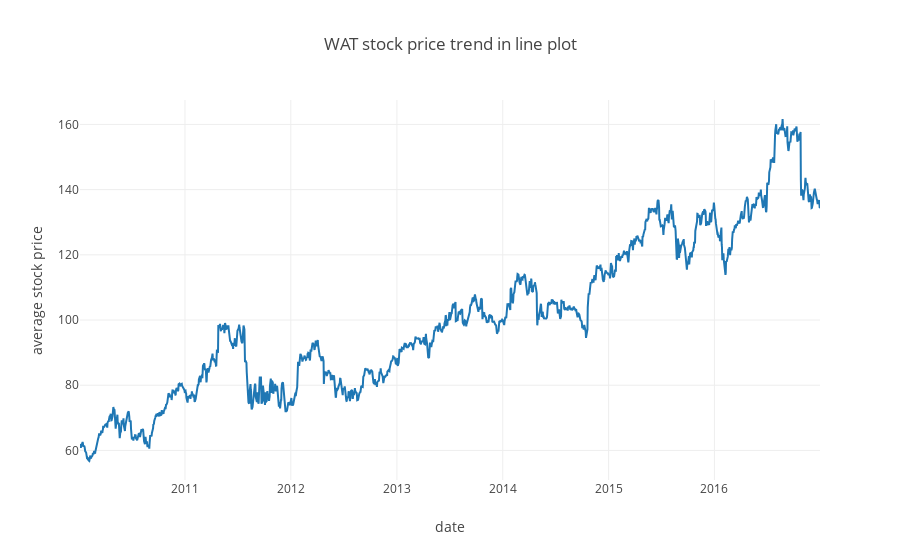

Notebook source saved alongside this figure:
### Markdown cell above
In this plot I choose the candlestick chart as visual encoding.In this plot the x-axis reresent the time and the y-axis looks like a box and users and easily find the start,end,high price and low price for a certain day.It also has a slide bar in the buttom can let user choose a certain period of time to observe the detail of stock price.

In this plot we can find this WAT stock is growing steadily from Jan 2010 to Dec 2016.So that might imply this enterpraise has a promising future and I would like to suggest my customer perchase this stock if I were the broker.

I think the most important thing for users interested in stock market is to find a stock with huge potential and make a fortune.
So my task is to discover not only the price but also the trend for a certain stock. The candle stick chart is a professional plot because it not only includes all information for a stock,it also use color as a channel to tell users how the stock price changed,Green means profit and red means loss.

### Code cell
# step 7:line plot 
# filter the data with symbol=WAT
WAT_price=stock_price.query('symbol=="WAT"')
# calculate the average between low and high
WAT_price['average_stock_price']=(WAT_price['high']+WAT_price['low'])/2
# 
trace = go.Scatter(x = WAT_price['date'],y = WAT_price['average_stock_price'])
data = [trace]
# generate x-axis,y-axis and title
layout = go.Layout(title='WAT stock price trend in line plot',xaxis=dict(title='date'),yaxis=dict(title='average stock price'))
# combine data and layout into a dictionary
fig = dict(data=data, layout=layout)
offline.iplot(fig, filename='basic-line')

### Figure 1 — Plotly figure (JSON) as saved in the notebook; plotly's stock layout.template omitted (floating-point values rounded to 4 significant figures; data arrays with more than 128 entries replaced by an {"elided": "..."} marker saying what was removed)
{"data": [{"type": "scatter", "uid": "c60218ac-103c-4a32-9973-5f0f306ca46a", "x": {"elided": "1762 str values"}, "y": {"elided": "1762 float values"}}], "layout": {"title": {"text": "WAT stock price trend in line plot"}, "xaxis": {"title": {"text": "date"}}, "yaxis": {"title": {"text": "average stock price"}}}}
